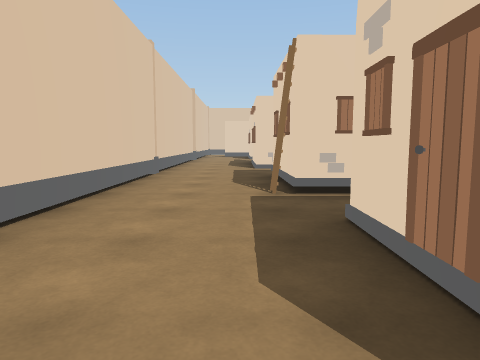
[1] (above)

21 first-person views from a walk through a Unity game level. The camera is 1.2 m above the floor, tilts 6° down and sees 70° across. The floor is counted in squares, 2 m on a side. Each view is taken from the middle of a square. On the plan, view 1 faces up. The plan holds only what a view shows up to about 10 squares ahead; the rest is blank. The player is left out.

[2]
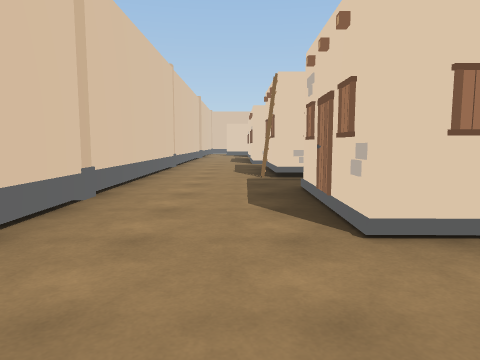

[3]
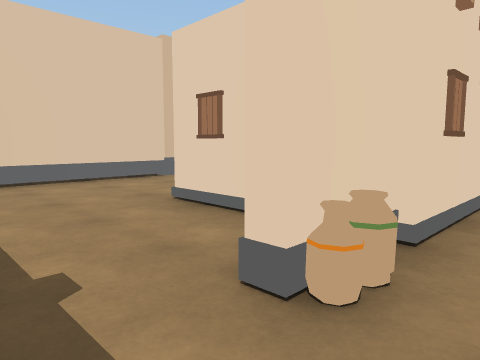

[4]
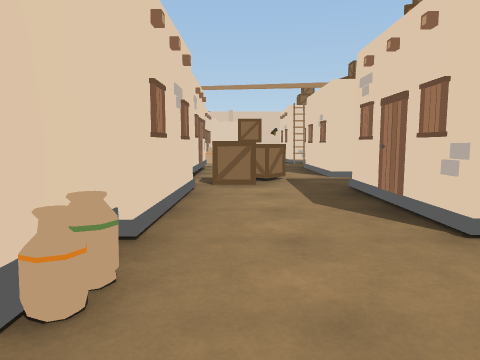

[5]
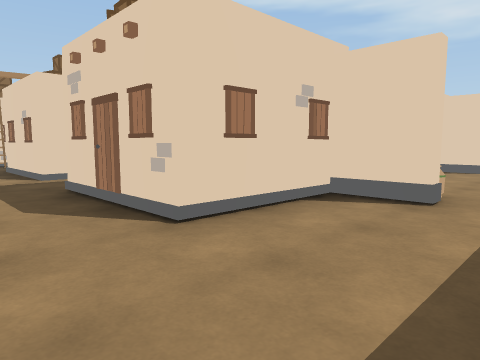

[6]
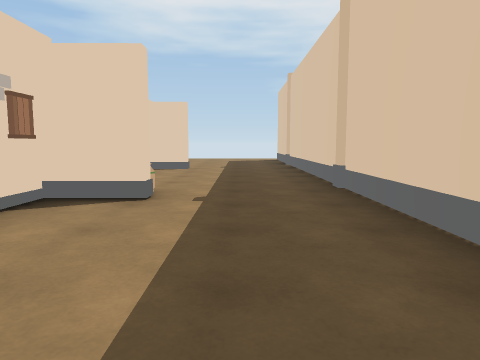

[7]
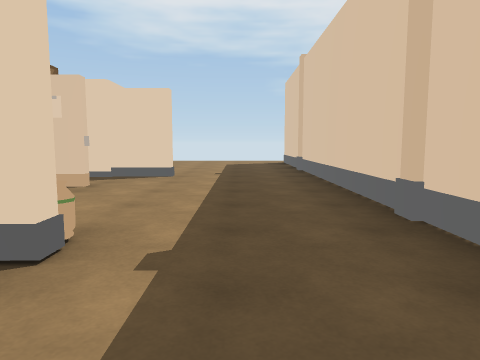

[8]
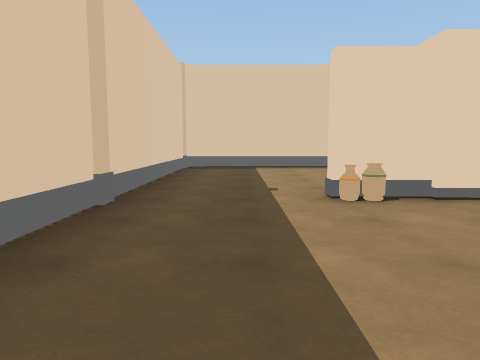

[9]
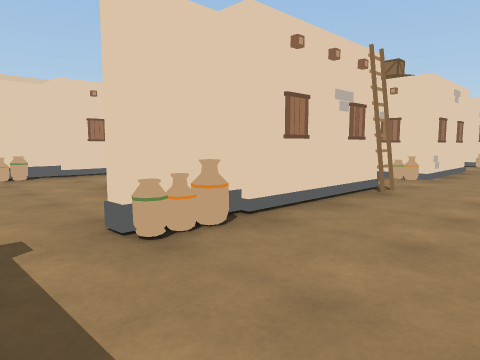

[10]
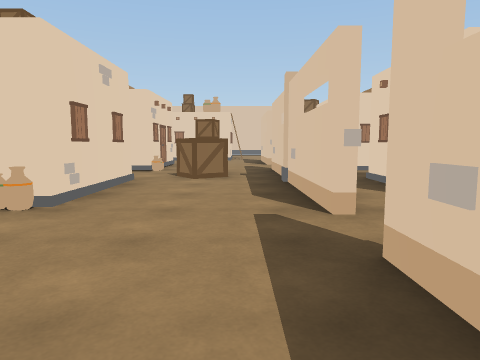

[11]
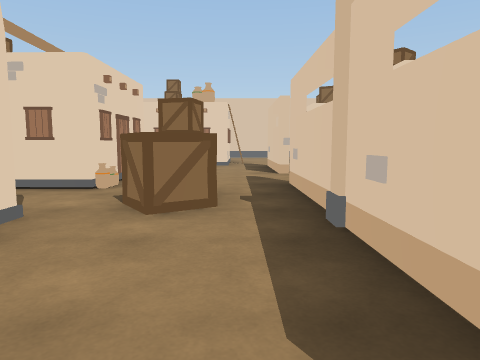

[12]
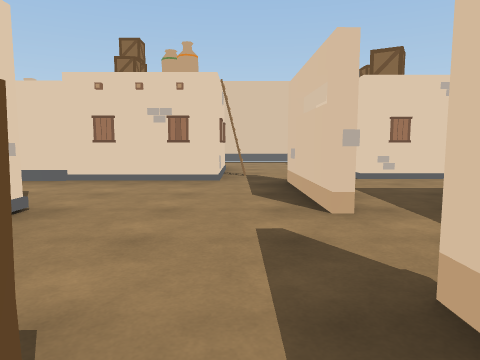

[13]
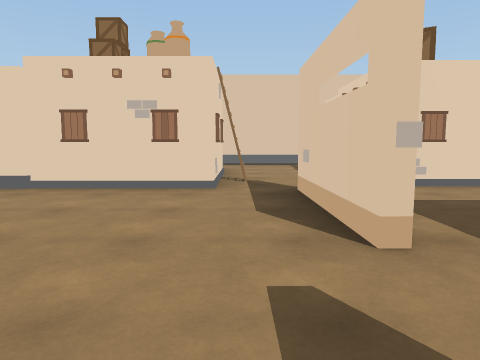

[14]
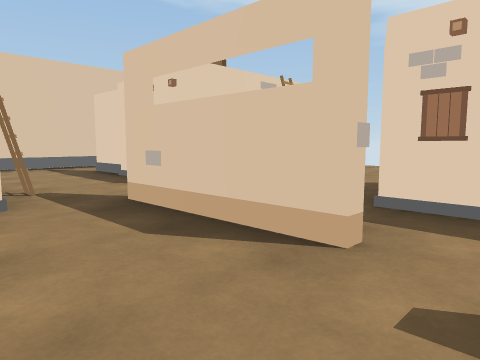

[15]
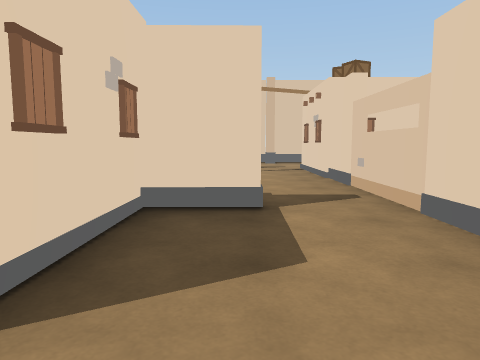

[16]
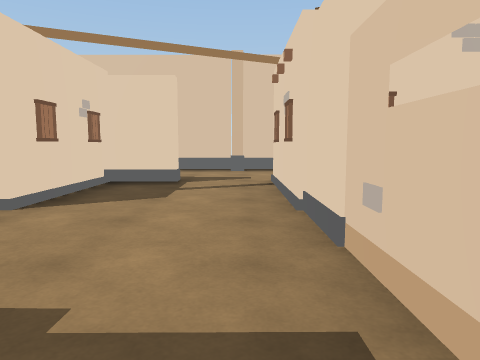

[17]
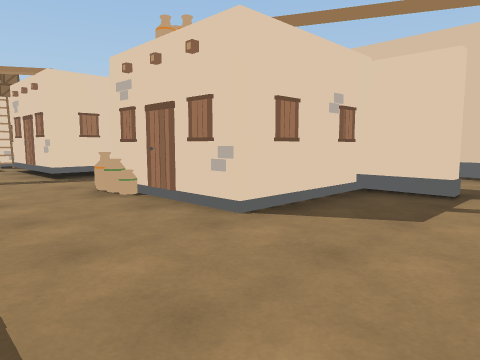

[18]
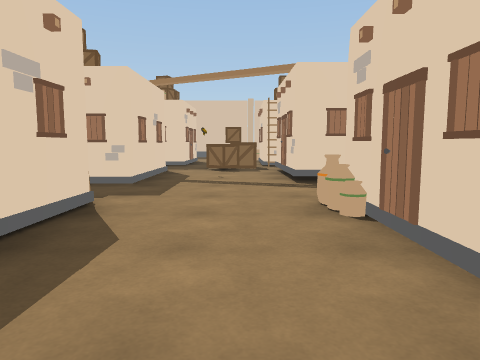

[19]
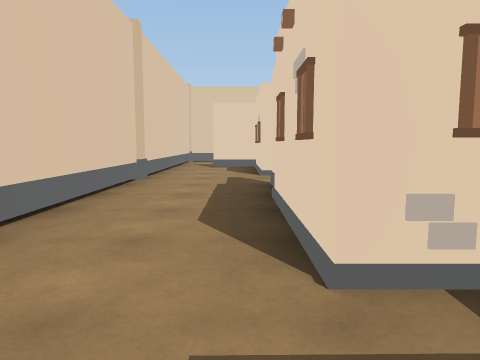

[20]
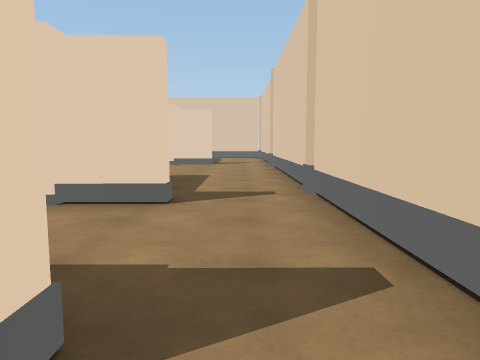

[21]
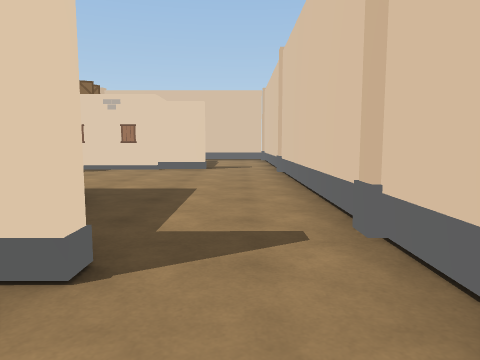

### Floor plan
Key: @ floor where view 1 was taken; # wall or solid block; . floor; H house; B building; A box; O other object.
Columns run from 2 left of view 1 to 16 right of it. Each row starts with its distance up from view 1.
 19    #############
 18    .............
 17 #. ..#.....#..#
 16 #.#  #...  #..#
 15 #.. ##..   #..#
 14 #..##BO# ###B.###
 13 #............O.....
 12 #..#....#....#....
 11 #..##...###..O.
 10 #..###..###....
  9 #..# H..B#O..O.#
  8 #... ......A.#..
  7 #... .... .A. .
  6 #..##B..###..O.
  5 #..###.O# B..#.
  4 #..###A.. O..O
  3 #... #A.. ....
  2 #..###..###..OB
  1 #..###..###..##
  0 #.@B##..B#O...#  ..
 -1 #....O....O........
 -2 #..................
 -3 ###################

Positions as (right, up) in squares from view 1, and headings:
1: (0, 0), facing up
2: (0, -2), facing up
3: (4, -2), facing up-left
4: (4, -2), facing up
5: (4, -2), facing up-right
6: (4, -2), facing right
7: (6, -2), facing right
8: (7, -2), facing left
9: (10, -2), facing up-left
10: (10, 1), facing up
11: (10, 4), facing up
12: (10, 8), facing up
13: (10, 9), facing up
14: (9, 10), facing up-right
15: (9, 12), facing left
16: (6, 13), facing left
17: (5, 13), facing down-left
18: (4, 12), facing down
19: (0, 7), facing up
20: (13, 18), facing left
21: (11, 18), facing left
